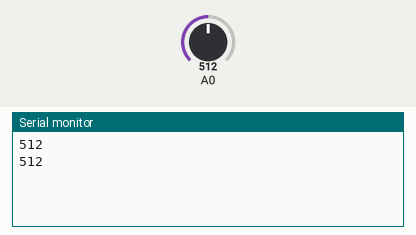
Simulated run of this sketch. Board: Arduino Uno, built with avr-gcc and run on an emulated ATmega328P. On the bench: the last lines printed to the serial monitor. The test bench sets the inputs (shaded band); at power-on: A0 = 512.

Above: at 1.8 s.
1.9 s: A0 set to 716
At 2.8 s:
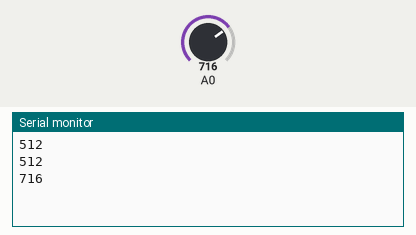
3.4 s: A0 set to 900
At 4.4 s:
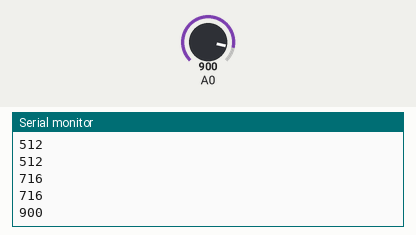
Timing chart, 0 to 6.4 s (numbered marks = the images above; inputs shaded):
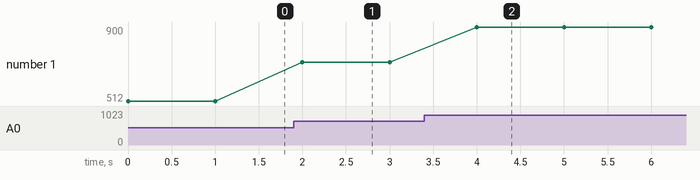

The sketch:

P4_EnviaNumeros.ino
```cpp
void setup() {
  // put your setup code here, to run once:
  Serial.begin(9600);
}

void loop() {
  // put your main code here, to run repeatedly:
  int numero = analogRead(A0);
  Serial.println(String(numero));
  delay(1000); //ms
}
```

Measured:
- after the input at 1.9 s, the serial monitor: prints a new line after 0.10 s (image 1)
- after the input at 3.4 s, the serial monitor: prints a new line after 0.60 s (image 2)
- plotted number 1: 512 → 716 after the input at 1.9 s, 716 → 900 after the input at 3.4 s
